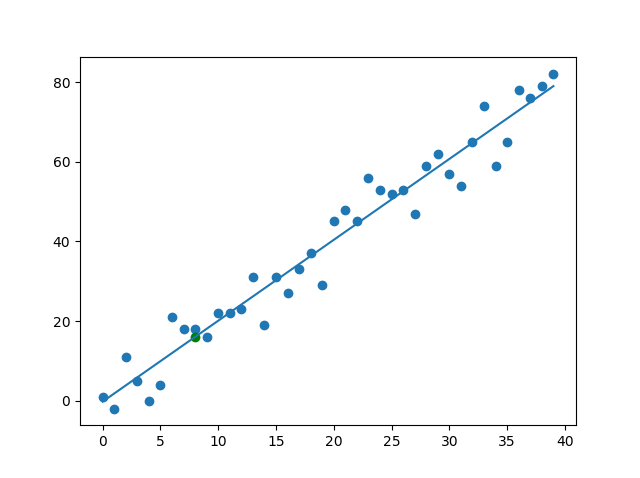

Reproduce this figure in Python.
# -*- coding: utf-8 -*-
"""
Created on Thu Jun  1 15:18:26 2017

@author: uyat
"""
import numpy as np
from statistics import mean
from matplotlib import pyplot as plt
import random


def create_dataSet(size,variance,step=2,correlation=False):
    val =1
    ys=[]
    for i in range(size):
        y=val+random.randrange(-variance,variance)
        ys.append(y)
        if correlation and correlation == 'pos':
            val+=step
        elif correlation and correlation == 'neg':
            val-=step
    xs = [i for i in range(len(ys))]
    return np.array(xs,dtype=np.float64),np.array(ys,dtype = np.float64)

#Linear regression follows y=mx+c equation
#Calculate m and b using m = (mean(x)*mean(y) - mean(x*y))/(mean(x)*mean(x)-mean(x*x))
#c = mean(y)-m*mean(x)
def best_fit_slope_and_intecept(xs,ys):
    m = ( (mean(xs)*mean(ys))-( mean(xs*ys)) ) / (mean(xs)*mean(xs)-mean(xs*xs))
    c = mean(ys)-m*mean(xs)
    return m,c

#Compute squared error coefficient using ce=1-(SE(y)/SE(mean(y)))
#SE is the squared distnace between the y and ligression line
def squared_error(ys_orign,ys_line):
    return sum((ys_line-ys_orign)**2)
    
def coefficient_of_determination(ys_origin,ys_line):
    ys_mean_line = [mean(ys_origin) for y in ys_origin]
    squared_err_reg = squared_error(ys_origin,ys_line)
    squared_err_mean = squared_error(ys_origin,ys_mean_line)
    return 1-(squared_err_reg/squared_err_mean)
    
#xs = np.array([1,2,3,4,5,6,7],dtype = np.float64)
#ys = np.array([4,6,7,8,9,12,15],dtype = np.float64)
xs,ys = create_dataSet(40,10,2,'pos')

m,c = best_fit_slope_and_intecept(xs,ys)
#print(m,c)

regression_line = [m*x+c for x in xs]

predict_x = 8

predict_y = m*predict_x+c

r_squared = coefficient_of_determination(ys,regression_line)
print(r_squared)
plt.scatter(xs,ys)
plt.scatter(predict_x,predict_y,color ='g')
plt.plot(xs,regression_line)
plt.show()
